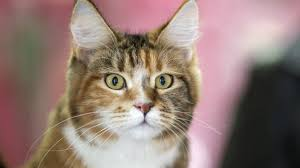
#> input picture OpenCV/images/cat.jpg, 300 x 168 px
$ python basic10.py
#> lines starting #> are read from the running program, lines starting #| are printed output that depends on the picture
import cv2

#อ่านภาพ
img = cv2.imread("images/cat.jpg")
#> img is the input picture: shape (168, 300, 3); mean B, G, R 118.9, 125.9, 147.4

#กำหนดขนาด
imgResize = cv2.resize(img, (700, 550))
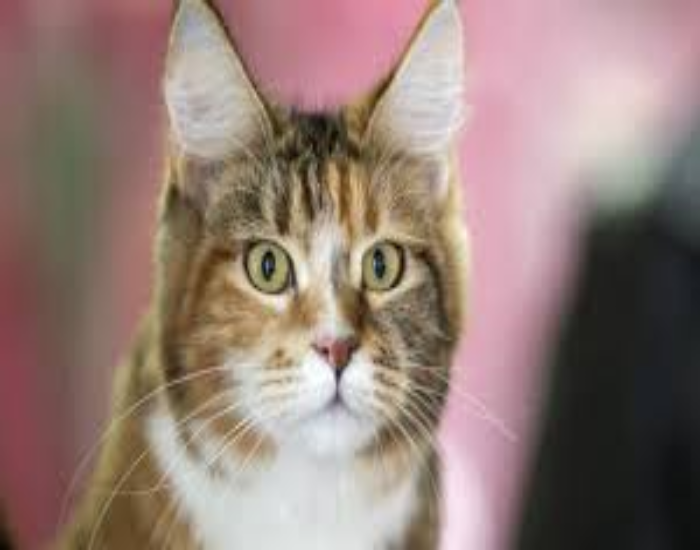
#> imgResize: shape (550, 700, 3); mean B, G, R 118.8, 125.8, 147.3
cv2.imshow("Output", imgResize)

#วาดเส้นตรง
# line ( ภาพ, จุดเริ่มต้น(x,y), จุดสุดท้าย(x,y), สี(BGR), ความหนา)
cv2.arrowedLine(imgResize, (0,0), (700,550), (255,0,0), 5)
cv2.arrowedLine(imgResize, (700,0), (0,550), (0,255,0), 5)
cv2.arrowedLine(imgResize, (350,0), (350,550), (0,0,255), 5)
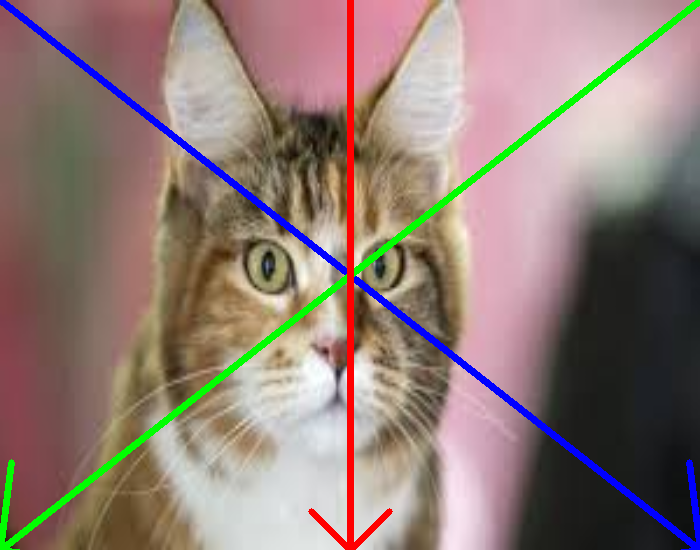
#> imgResize: shape (550, 700, 3); mean B, G, R 117.7, 124.3, 143.4

cv2.imshow("Output", imgResize)
cv2.waitKey(0)
cv2.destroyAllWindows()

$ run again, with OpenCV/images/bgr.jpg copied over OpenCV/images/cat.jpg
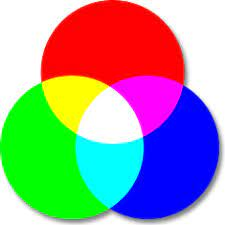
#> input picture OpenCV/images/bgr.jpg, 225 x 225 px
#> img is the input picture: shape (225, 225, 3); mean B, G, R 154.7, 154.8, 154.3
#> `imgResize = cv2.resize(img, (700, 550))`:
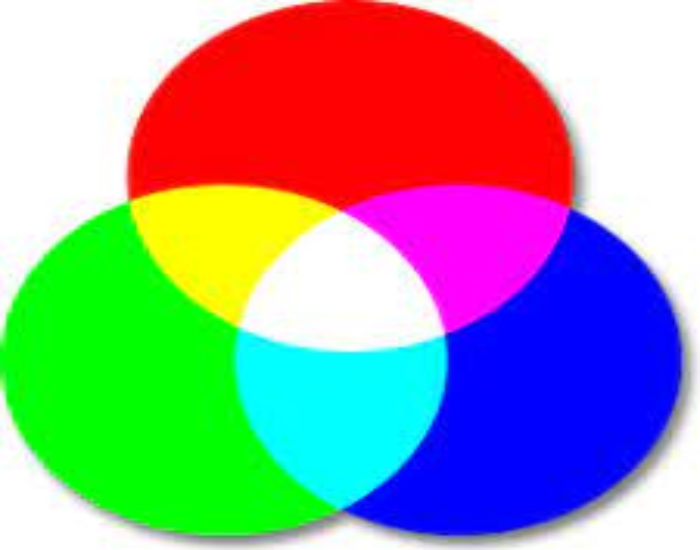
#> imgResize: shape (550, 700, 3); mean B, G, R 154.6, 154.8, 154.3
#> `cv2.arrowedLine(imgResize, (350,0), (350,550), (0,0,255), 5)`:
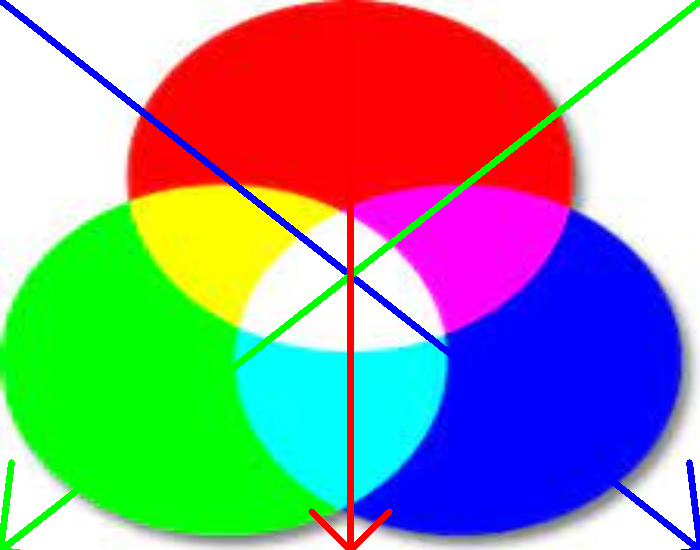
#> imgResize: shape (550, 700, 3); mean B, G, R 150.8, 151.1, 148.7
